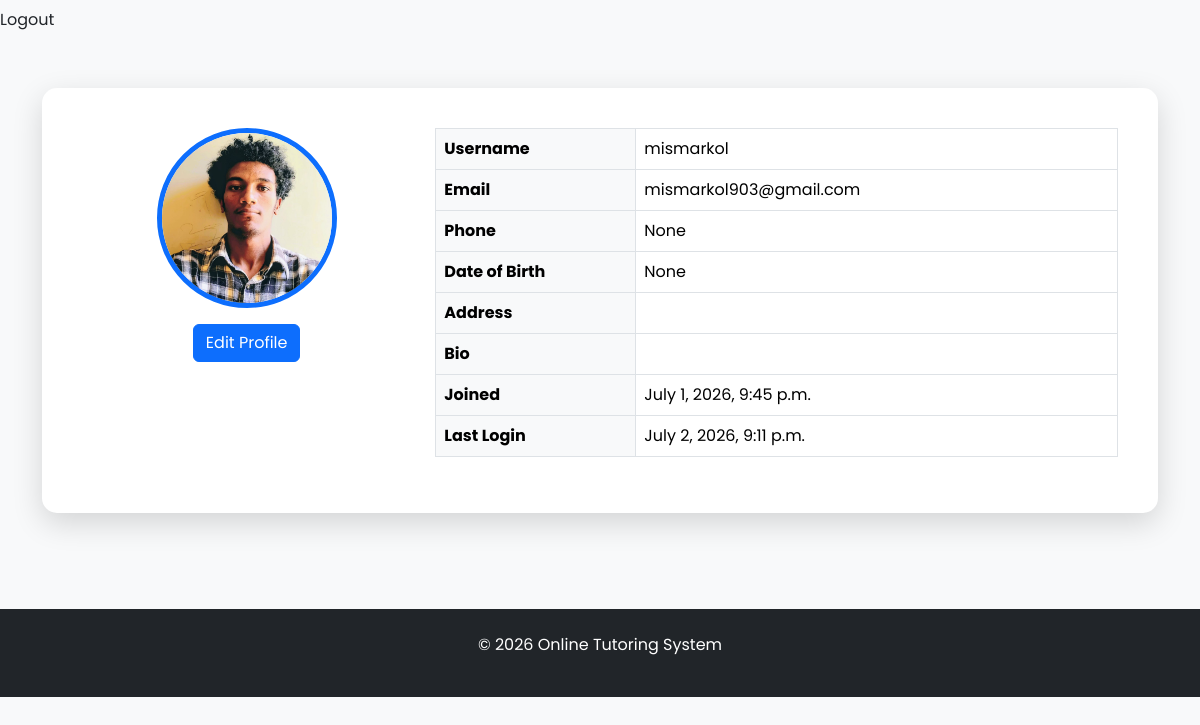
The app's page /accounts/profile/ (signed in), older data.
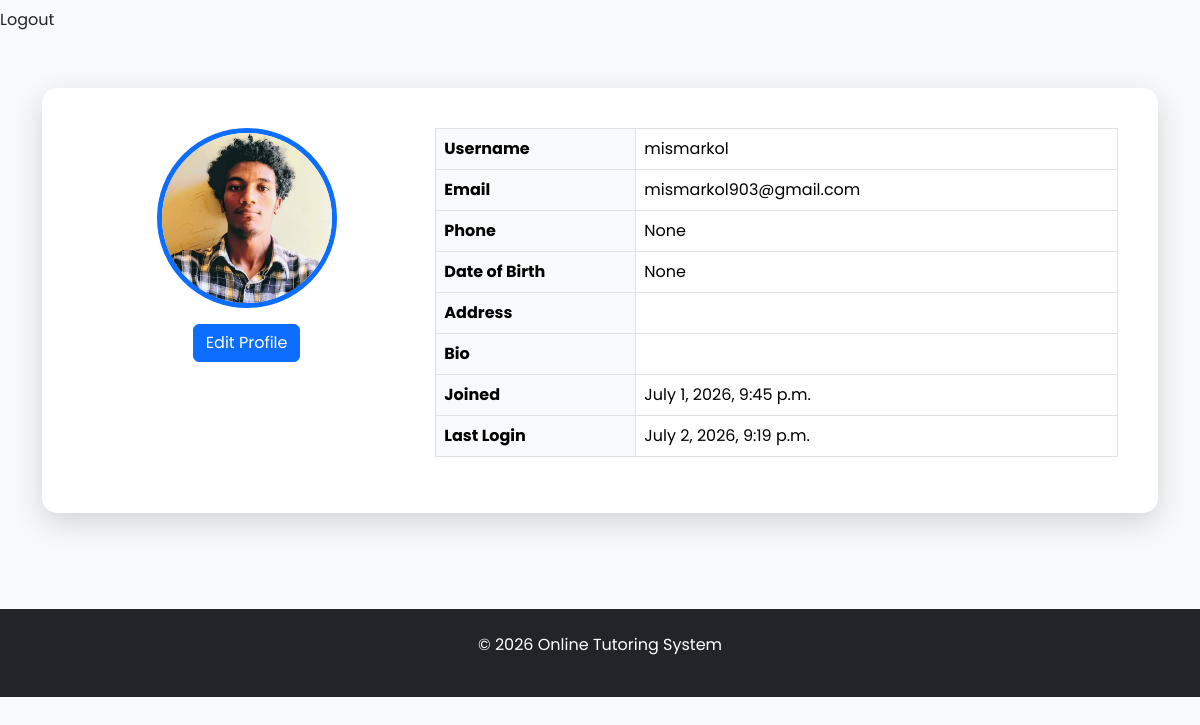
The same page, newer data.
### apps/accounts/models.py (models this page shows, shortened)
class User(AbstractUser):
    ROLE_CHOICES = (
        ('admin', 'Admin'),
        ('teacher', 'Teacher'),
        ('student', 'Student'),
        ('parent', 'Parent'),
    )
    role = models.CharField(
        max_length=20,
        choices=ROLE_CHOICES,
        default='student'
    )
    phone = models.CharField(
        max_length=15,
        blank=True,
        null=True
    )
    profile_picture = models.ImageField(
        upload_to='profiles/',
        blank=True,
        null=True
    )
    bio = models.TextField(
        blank=True,
        null=True
    )
    date_of_birth = models.DateField(
        blank=True,
        null=True
    )
    address = models.TextField(
        blank=True,
        null=True
    )

### apps/accounts/views.py (the view)
# urls.py: path("profile/", views.profile_view, name="profile"),
@login_required
def profile_view(request):
    return render(
        request,
        "accounts/profile.html",
        {
            "user": request.user
        }
    )

### apps/accounts/templates/accounts/profile.html (shortened to what this page needs)
{% extends "base.html" %}
{% load static %}
{% block content %}
<link rel="stylesheet" href="{% static 'accounts/css/accounts.css' %}">
<div class="container py-5">
<div class="profile-card">
<div class="row">
<div class="col-md-4 text-center">
{% if user.profile_picture %}
<img src="{{ user.profile_picture.url }}" class="profile-image">
{% else %}
<img src="{% static 'images/default-user.png' %}" class="profile-image">
{% endif %}
<a href="{% url 'accounts:edit_profile' %}" class="btn btn-primary">
Edit Profile
</a>
</div>
<div class="col-md-8">
<table class="table table-bordered">
<tr>
<th>Username</th>
<td>{{ user.username }}</td>
</tr>
<tr>
<th>Email</th>
<td>{{ user.email }}</td>
</tr>
<tr>
<th>Phone</th>
<td>{{ user.phone }}</td>
</tr>
<tr>
<th>Date of Birth</th>
<td>{{ user.date_of_birth }}</td>
</tr>
<tr>
<th>Address</th>
<td>{{ user.address }}</td>
</tr>
<tr>
<th>Bio</th>
<td>{{ user.bio }}</td>
</tr>
<tr>
<th>Joined</th>
<td>{{ user.date_joined }}</td>
</tr>
<tr>
<th>Last Login</th>
<td>{{ user.last_login }}</td>
</tr>
</table>
</div>
</div>
</div>
</div>
{% endblock %}

### templates/base.html (shortened to what this page needs)
{% load static %}
<!DOCTYPE html>
<html lang="en">
<head>
    <link href="https://cdn.jsdelivr.net/npm/bootstrap@5.3.3/dist/css/bootstrap.min.css" rel="stylesheet">
      <link rel="stylesheet"
      href="https://cdnjs.cloudflare.com/ajax/libs/font-awesome/6.6.0/css/all.min.css">
    <link href="https://cdn.jsdelivr.net/npm/bootstrap@5.3.3/dist/css/bootstrap.min.css" rel="stylesheet">
    <link href="https://cdn.jsdelivr.net/npm/bootstrap@5.3.7/dist/css/bootstrap.min.css"
          rel="stylesheet">
    <link href="https://cdn.jsdelivr.net/npm/bootstrap-icons@1.13.1/font/bootstrap-icons.min.css"
          rel="stylesheet">
    <link rel="stylesheet"
          href="{% static 'css/style.css' %}">
    <link rel="stylesheet"
          href="{% static 'css/responsive.css' %}">
</head>
<body>
    {% include 'includes/navbar.html' %}
    {% block content %}
    {% endblock %}
    {% include 'includes/footer.html' %}
</body>
</html>

### templates/includes/navbar.html (shortened to what this page needs)
<ul class="navbar-nav ms-auto">
{% if user.is_authenticated %}
<li class="nav-item">
<a class="nav-link" href="{% url 'accounts:logout' %}">
Logout
</a>
</li>
{% endif %}
</ul>

### templates/includes/footer.html
<footer class="bg-dark text-white text-center py-4 mt-5">
    <div class="container">
        <p>
            © 2026 Online Tutoring System
        </p>
    </div>
</footer>

### static/css/style.css (style rules this page uses)
body { font-family:'Poppins',sans-serif; background:#f8f9fa; }
footer { margin-top:100px; }

### apps/accounts/static/accounts/css/accounts.css (style rules this page uses)
.profile-card { background:white; padding:40px; border-radius:15px; box-shadow:0 10px 30px rgba(0,0,0,.1); }
.profile-card { background:#fff; padding:40px; border-radius:15px; box-shadow:0 10px 30px rgba(0,0,0,.15); }
.profile-image { width:180px; height:180px; border-radius:50%; object-fit:cover; border:5px solid #0d6efd; }
.profile-card table th { width:200px; background:#f8f9fa; }

Row changes from the older to the newer data that the page shows:
changed User "mismarkol": last_login "July 2, 2026, 9:11 p.m." → "July 2, 2026, 9:19 p.m."
